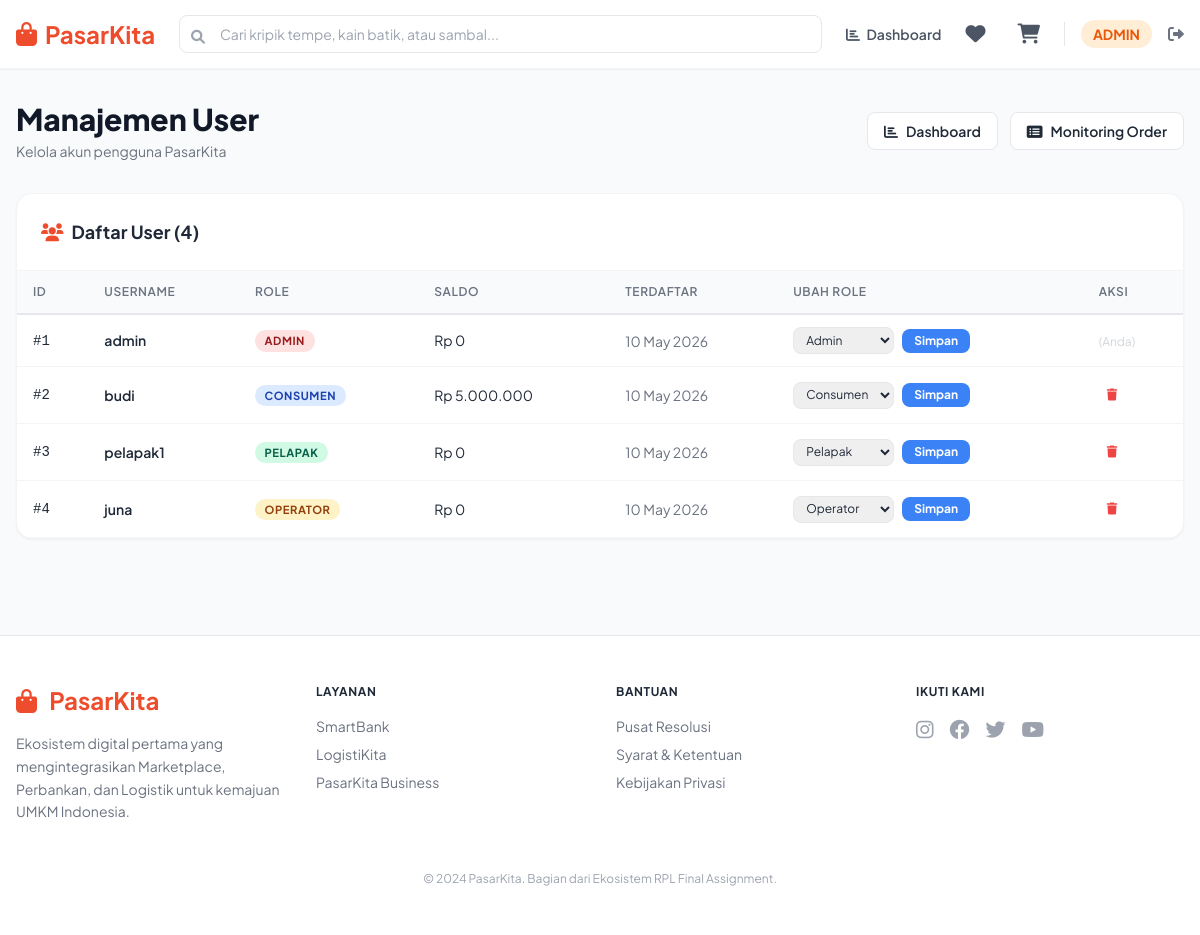
/admin/users (signed in), run on an earlier commit of the app's database.
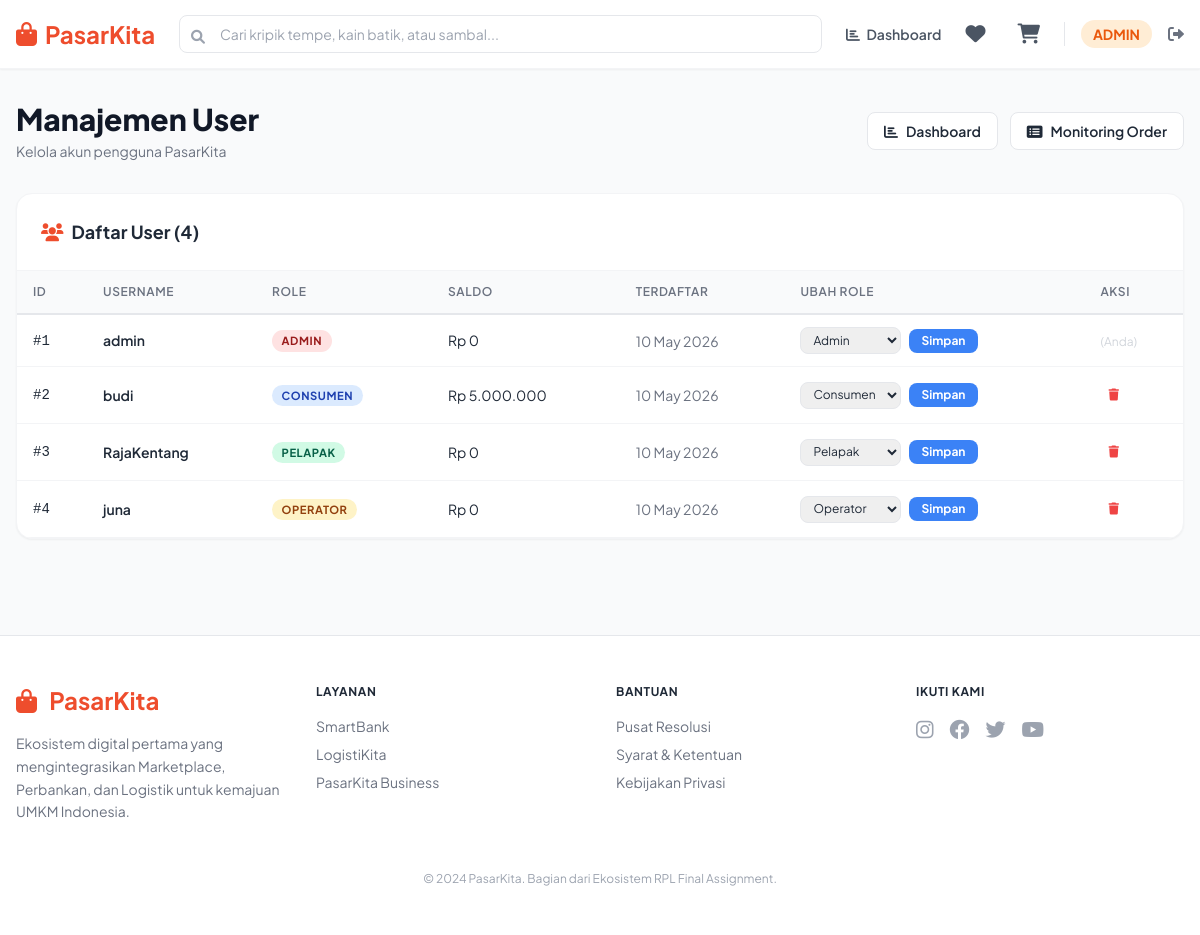
And on a later commit of the database.
### tables this page shows
CREATE TABLE IF NOT EXISTS users (
    id INT AUTO_INCREMENT PRIMARY KEY,
    username VARCHAR(50) UNIQUE NOT NULL,
    password VARCHAR(255) NOT NULL,
    role ENUM('consumen', 'admin', 'pelapak', 'operator') NOT NULL,
    balance_id VARCHAR(100) DEFAULT NULL COMMENT 'SmartBank balance reference ID',
    balance DECIMAL(15,2) DEFAULT 0.00,
    created_at TIMESTAMP DEFAULT CURRENT_TIMESTAMP
);

### app/controllers/Admin.php (called while the page is built, shortened)
<?php
class Admin extends Controller {
    protected $userModel;
    public function __construct() {
        $this->userModel = $this->model('User_model');
    }
    public function users() {
        $users = $this->userModel->getAllUsers();
        $data = [
            'title' => 'Manajemen User - PasarKita',
            'users' => $users
        ];
        $this->view('admin/users', $data);
    }
}
?>

### app/core/App.php (called while the page is built, shortened)
<?php
class App {
    protected $currentMethod = 'index';
    public function __construct() {
        $url = $this->getUrl();
        if (isset($url[0])) {
            if (file_exists('../app/controllers/' . ucwords($url[0]) . '.php')) {
                unset($url[0]);
            }
        }
        $this->currentController = new $this->currentController;
        if (isset($url[1])) {
            if (method_exists($this->currentController, $url[1])) {
                $this->currentMethod = $url[1];
                unset($url[1]);
            }
        }
        $this->params = $url ? array_values($url) : [];
        call_user_func_array([$this->currentController, $this->currentMethod], $this->params);
    }
    public function getUrl() {
        if (isset($_GET['url'])) {
            $url = rtrim($_GET['url'], '/');
            $url = filter_var($url, FILTER_SANITIZE_URL);
            $url = explode('/', $url);
            return $url;
        }
    }
}
?>

### public/index.php (called while the page is built, shortened)
<?php
require_once '../config/db.php';
require_once '../app/core/App.php';
require_once '../app/core/Controller.php';
$app = new App();
?>

### config/db.php (called while the page is built, shortened)
<?php
class Database
{
    private $host = DB_HOST;
    private $user = DB_USER;
    private $pass = DB_PASS;
    private $dbname = DB_NAME;
    private $dbh;
    private $stmt;
    public function __construct()
    {
        $dsn = 'mysql:host=' . $this->host . ';dbname=' . $this->dbname;
        $options = array(
            PDO::ATTR_PERSISTENT => true,
            PDO::ATTR_ERRMODE => PDO::ERRMODE_EXCEPTION
        );
        try {
            $this->dbh = new PDO($dsn, $this->user, $this->pass, $options);
        } catch (PDOException $e) {
            $this->error = $e->getMessage();
            die("Connection failed: " . $this->error);
        }
    }
    public function query($sql)
    {
        $this->stmt = $this->dbh->prepare($sql);
    }
    public function execute()
    {
        return $this->stmt->execute();
    }
    public function resultSet()
    {
        $this->execute();
        return $this->stmt->fetchAll(PDO::FETCH_OBJ);
    }
}
?>

### app/models/User_model.php (called while the page is built, shortened)
<?php
class User_model {
    private $table = 'users';
    private $db;
    public function __construct() {
        $this->db = new Database();
    }
    public function getAllUsers() {
        $this->db->query('SELECT id, username, role, balance, created_at FROM ' . $this->table . ' ORDER BY created_at DESC');
        return $this->db->resultSet();
    }
}
?>

### app/views/admin/users.php (the view, shortened to what this page needs)
<?php require_once '../app/views/templates/header.php'; ?>
<div class="max-w-7xl mx-auto px-4 py-8 fade-in">
    <div class="flex items-center justify-between mb-8">
        <div>
            <h1 class="text-3xl font-extrabold text-gray-900">Manajemen User</h1>
            <p class="text-gray-500 text-sm mt-1">Kelola akun pengguna PasarKita</p>
        </div>
        <div class="flex gap-3">
            <a href="/admin/dashboard" class="px-4 py-2 bg-white border border-gray-200 rounded-lg text-sm font-semibold hover:border-primary hover:text-primary transition"><i class="fas fa-chart-bar mr-2"></i>Dashboard</a>
            <a href="/admin/orders" class="px-4 py-2 bg-white border border-gray-200 rounded-lg text-sm font-semibold hover:border-primary hover:text-primary transition"><i class="fas fa-list-alt mr-2"></i>Monitoring Order</a>
        </div>
    </div>
    <div class="bg-white rounded-2xl shadow-sm border border-gray-100 overflow-hidden">
        <div class="p-6 border-b border-gray-100">
            <h2 class="text-lg font-bold text-gray-800"><i class="fas fa-users mr-2 text-primary"></i>Daftar User (<?php echo count($data['users']); ?>)</h2>
        </div>
        <div class="table-container" style="border:none; border-radius:0;">
            <table>
                <thead>
                    <tr>
                        <th>ID</th>
                        <th>Username</th>
                        <th>Role</th>
                        <th>Saldo</th>
                        <th>Terdaftar</th>
                        <th>Ubah Role</th>
                        <th>Aksi</th>
                    </tr>
                </thead>
                <tbody>
                    <?php foreach($data['users'] as $user) : ?>
                    <tr>
                        <td class="font-mono text-xs">#<?php echo $user->id; ?></td>
                        <td class="font-semibold"><?php echo $user->username; ?></td>
                        <td>
                            <?php
                            $roleClass = 'badge-info';
                            if($user->role == 'admin') $roleClass = 'badge-danger';
                            elseif($user->role == 'pelapak') $roleClass = 'badge-success';
                            elseif($user->role == 'operator') $roleClass = 'badge-warning';
                            ?>
                            <span class="badge <?php echo $roleClass; ?>"><?php echo $user->role; ?></span>
                        </td>
                        <td>Rp <?php echo number_format($user->balance, 0, ',', '.'); ?></td>
                        <td class="text-gray-500 text-xs"><?php echo date('d M Y', strtotime($user->created_at)); ?></td>
                        <td>
                            <form action="/admin/updaterole" method="POST" class="flex items-center gap-2">
                                <select name="role" class="text-xs border border-gray-200 rounded-lg px-2 py-1 outline-none focus:border-primary">
                                    <option value="consumen" <?php echo ($user->role == 'consumen') ? 'selected' : ''; ?>>Consumen</option>
                                    <option value="pelapak" <?php echo ($user->role == 'pelapak') ? 'selected' : ''; ?>>Pelapak</option>
                                    <option value="operator" <?php echo ($user->role == 'operator') ? 'selected' : ''; ?>>Operator</option>
                                    <option value="admin" <?php echo ($user->role == 'admin') ? 'selected' : ''; ?>>Admin</option>
                                </select>
                                <button type="submit" class="bg-blue-500 text-white px-3 py-1 rounded-lg text-xs font-bold hover:bg-blue-600 transition">Simpan</button>
                            </form>
                        </td>
                        <td>
                            <?php if($user->id != $_SESSION['user_id']) : ?>
                            <form action="/admin/deleteuser/<?php echo $user->id; ?>" method="POST" onsubmit="return confirm('Yakin hapus user <?php echo $user->username; ?>?')">
                                <button type="submit" class="text-red-500 hover:bg-red-50 p-2 rounded-lg transition text-xs"><i class="fas fa-trash"></i></button>
                            </form>
                            <?php else : ?>
                            <span class="text-gray-300 text-xs">(Anda)</span>
                            <?php endif; ?>
                        </td>
                    </tr>
                    <?php endforeach; ?>
                </tbody>
            </table>
        </div>
    </div>
</div>
<?php require_once '../app/views/templates/footer.php'; ?>

### app/core/Controller.php (shortened to what this page needs)
<?php
class Controller {
    public function model($model) {
        return new $model();
    }
    public function view($view, $data = []) {
        if (file_exists('../app/views/' . $view . '.php')) {
            require_once '../app/views/' . $view . '.php';
        } else {
            die('View does not exist');
        }
    }
}
?>

### app/views/templates/header.php (shortened to what this page needs)
<!DOCTYPE html>
<html lang="id">
<head>
    <script src="https://cdn.tailwindcss.com"></script>
    <link href="https://cdnjs.cloudflare.com/ajax/libs/font-awesome/6.0.0/css/all.min.css" rel="stylesheet">
    <link href="/css/style.css" rel="stylesheet">
</head>
<body class="bg-gray-50 font-sans text-gray-800 antialiased">
    <header class="bg-white sticky top-0 z-50 py-3 shadow-sm border-b border-gray-100">
        <div class="max-w-7xl mx-auto px-4 flex items-center gap-6">
            <a href="/" class="flex items-center text-primary font-bold text-2xl shrink-0">
                <i class="fas fa-shopping-bag mr-2"></i> PasarKita
            </a>
            <form action="/marketplace" method="GET" class="relative flex-grow hidden md:block">
                <input type="text" name="search" placeholder="Cari kripik tempe, kain batik, atau sambal..." class="w-full border border-gray-200 rounded-lg py-2 px-10 focus:border-primary outline-none text-sm transition-all" value="<?php echo isset($_GET['search']) ? $_GET['search'] : ''; ?>">
                <i class="fas fa-search absolute left-3 top-3 text-gray-400 text-sm"></i>
            </form>
            <div class="flex items-center gap-4 shrink-0">
                <?php if(isset($_SESSION['user_id'])) : ?>
                    <?php if($_SESSION['user_role'] == 'admin') : ?>
                        <a href="/admin/dashboard" class="text-sm font-semibold text-gray-600 hover:text-primary transition hidden md:inline"><i class="fas fa-chart-bar mr-1"></i> Dashboard</a>
                    <?php elseif($_SESSION['user_role'] == 'operator') : ?>
                        <a href="/admin/orders" class="text-sm font-semibold text-gray-600 hover:text-primary transition hidden md:inline"><i class="fas fa-list-alt mr-1"></i> Monitoring</a>
                    <?php elseif($_SESSION['user_role'] == 'pelapak') : ?>
                        <a href="/products" class="text-sm font-semibold text-gray-600 hover:text-primary transition hidden md:inline"><i class="fas fa-store mr-1"></i> Produk Saya</a>
                    <?php elseif($_SESSION['user_role'] == 'consumen') : ?>
                        <a href="/pesanan" class="text-sm font-semibold text-gray-600 hover:text-primary transition hidden md:inline"><i class="fas fa-receipt mr-1"></i> Pesanan Saya</a>
                    <?php endif; ?>
                <?php endif; ?>
                <a href="/wishlist" class="relative p-2 text-gray-600 hover:text-red-500 transition" title="Wishlist">
                    <i class="fas fa-heart text-xl"></i>
                </a>
                <a href="/cart" class="relative p-2 text-gray-600 hover:text-primary transition">
                    <i class="fas fa-shopping-cart text-xl"></i>
                </a>
                <?php if(!isset($_SESSION['user_id'])) : ?>
                    <a href="/users/login" class="px-4 py-2 text-sm font-bold border border-primary text-primary rounded-lg hover:bg-orange-50 transition">Masuk</a>
                    <a href="/users/register" class="px-4 py-2 text-sm font-bold bg-primary text-white rounded-lg hover:bg-orange-600 shadow-md">Daftar</a>
                <?php else : ?>
                    <span class="text-sm font-bold bg-orange-100 text-orange-600 px-3 py-1 rounded-full uppercase"><?php echo $_SESSION['user_role']; ?></span>
                    <a href="/users/logout" class="text-gray-500 hover:text-red-500" title="Logout"><i class="fas fa-sign-out-alt"></i></a>
                <?php endif; ?>
            </div>
        </div>
    </header>
    <main>

### app/views/templates/footer.php
    </main>
    <footer class="mt-16 py-12 border-t border-gray-200 bg-white">
        <div class="max-w-7xl mx-auto px-4">
            <div class="grid grid-cols-1 md:grid-cols-4 gap-8 mb-12">
                <div class="col-span-1 md:col-span-1">
                    <div class="text-primary font-bold text-2xl mb-4"><i class="fas fa-shopping-bag mr-2"></i> PasarKita</div>
                    <p class="text-gray-500 text-sm leading-relaxed">Ekosistem digital pertama yang mengintegrasikan Marketplace, Perbankan, dan Logistik untuk kemajuan UMKM Indonesia.</p>
                </div>
                <div>
                    <h4 class="font-bold text-gray-800 mb-4 uppercase text-xs tracking-wider">Layanan</h4>
                    <ul class="text-gray-500 text-sm space-y-2">
                        <li>SmartBank</li>
                        <li>LogistiKita</li>
                        <li>PasarKita Business</li>
                    </ul>
                </div>
                <div>
                    <h4 class="font-bold text-gray-800 mb-4 uppercase text-xs tracking-wider">Bantuan</h4>
                    <ul class="text-gray-500 text-sm space-y-2">
                        <li>Pusat Resolusi</li>
                        <li>Syarat & Ketentuan</li>
                        <li>Kebijakan Privasi</li>
                    </ul>
                </div>
                <div>
                    <h4 class="font-bold text-gray-800 mb-4 uppercase text-xs tracking-wider">Ikuti Kami</h4>
                    <div class="flex gap-4 text-gray-400">
                        <i class="fab fa-instagram text-xl"></i>
                        <i class="fab fa-facebook text-xl"></i>
                        <i class="fab fa-twitter text-xl"></i>
                        <i class="fab fa-youtube text-xl"></i>
                    </div>
                </div>
            </div>
            <p class="text-center text-gray-400 text-xs">© 2024 PasarKita. Bagian dari Ekosistem RPL Final Assignment.</p>
        </div>
    </footer>
</body>
</html>

### public/css/style.css (style rules this page uses)
* { transition-property: background-color, border-color, color, fill, stroke, opacity, box-shadow, transform; transition-timing-function: ease-in-out; transition-duration: 200ms; }
.fade-in { animation: fadeIn 0.4s ease-out; }
.badge { display: inline-block; padding: 0.15rem 0.6rem; font-size: 0.7rem; font-weight: 700; border-radius: 9999px; text-transform: uppercase; letter-spacing: 0.05em; }
.badge-success { background-color: #d1fae5; color: #065f46; }
.badge-warning { background-color: #fef3c7; color: #92400e; }
.badge-danger { background-color: #fee2e2; color: #991b1b; }
.badge-info { background-color: #dbeafe; color: #1e40af; }
.table-container { overflow-x: auto; border-radius: 0.75rem; border: 1px solid #e5e7eb; }
.table-container table { width: 100%; border-collapse: collapse; }
.table-container th { background-color: #f9fafb; text-align: left; padding: 0.75rem 1rem; font-size: 0.75rem; font-weight: 600; text-transform: uppercase; letter-spacing: 0.05em; color: #6b7280; border-bottom: 2px solid #e5e7eb; }
.table-container td { padding: 0.75rem 1rem; border-bottom: 1px solid #f3f4f6; font-size: 0.875rem; }

What changed in the data, as far as the page shows it:
changed users "PELAPAK": username "pelapak1" → "RajaKentang"
